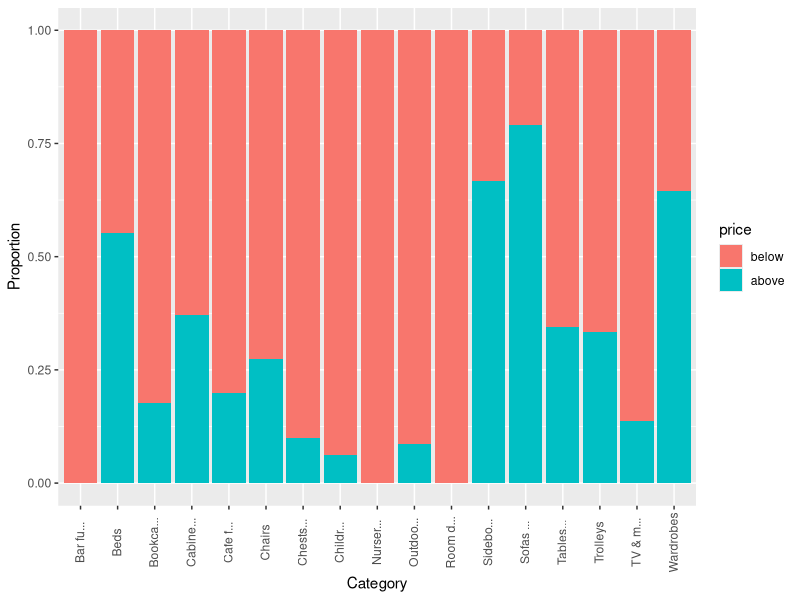
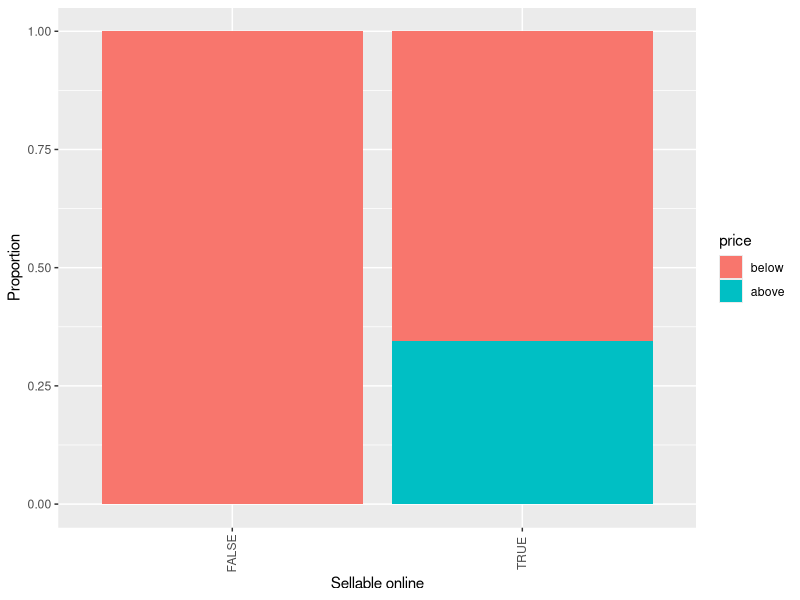
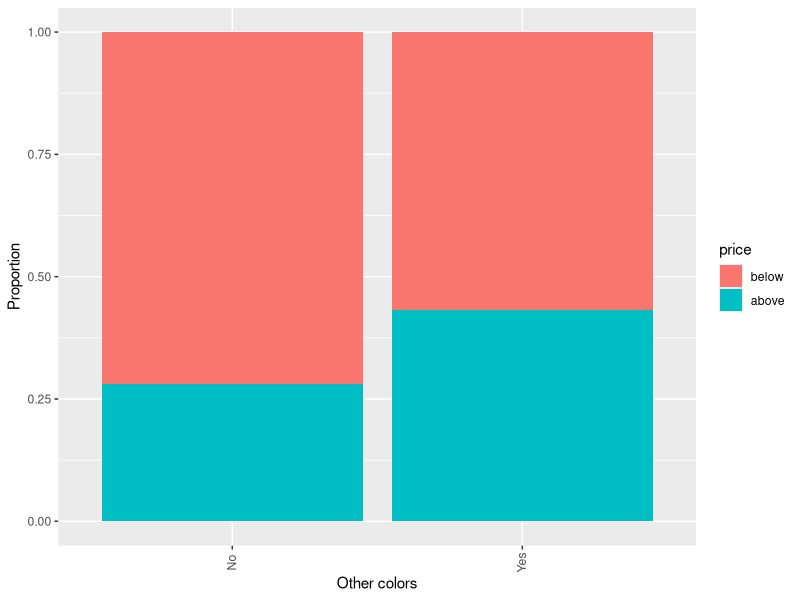
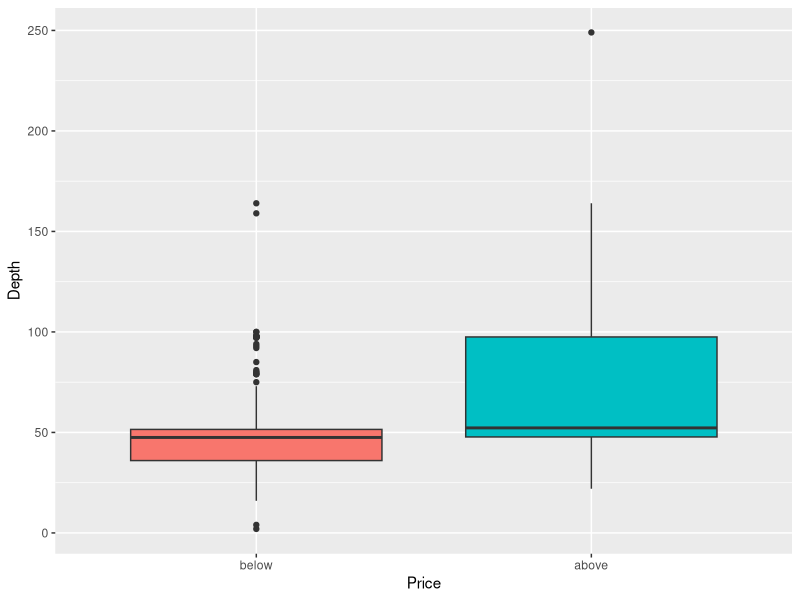
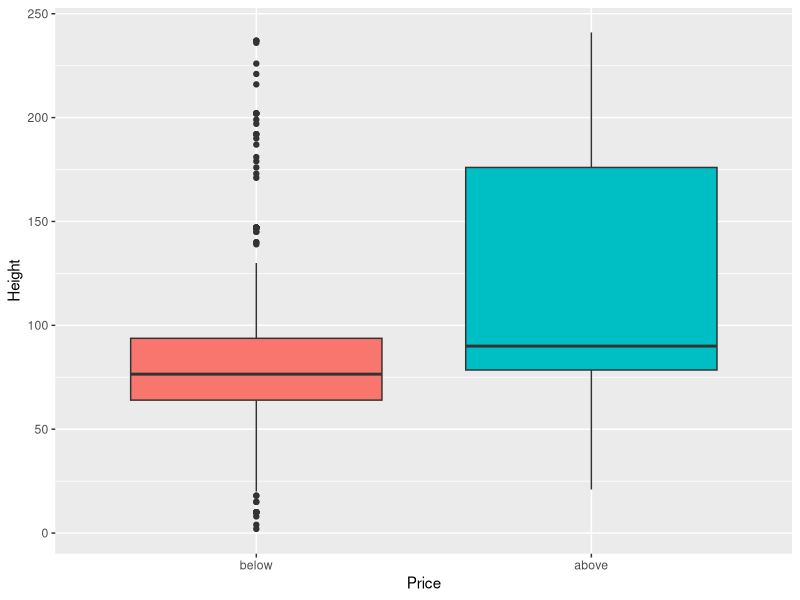
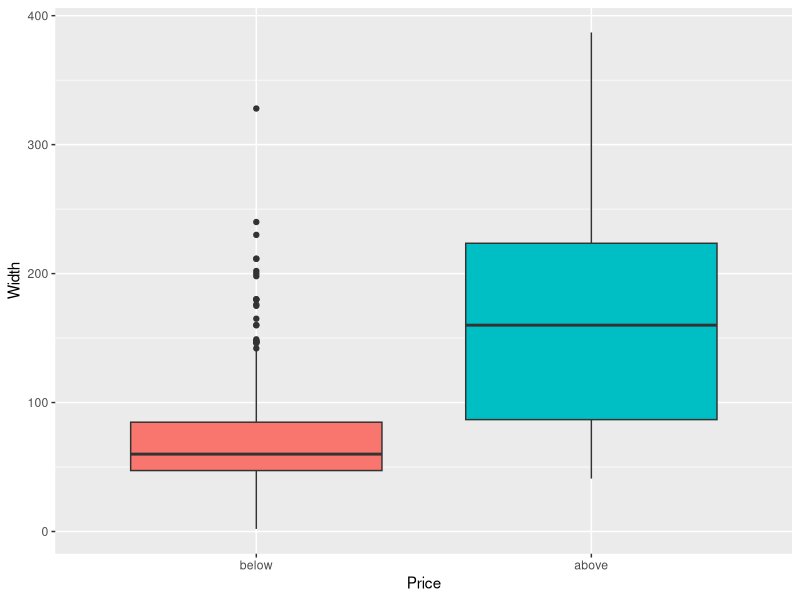

Reproduce these figures in R, in order.
## ---- chunk 1
knitr::opts_chunk$set(echo = TRUE, warning = F, message = F)
## ---- chunk 2
furniture <- read.csv("cleaned_data.csv", stringsAsFactors = T)
furniture$price <- factor(furniture$price, levels = c(0, 1), labels = c("below", "above"))
## ---- chunk 3
library(ggplot2)
library(tidyverse)
furniture %>% ggplot(mapping=aes(x=str_trunc(as.character(category), 9, ell="..."), fill=price)) +
    geom_bar(position="fill") +
  theme(axis.text.x = element_text(angle = 90, vjust=0.4)) + 
  xlab("Category") + 
  ylab("Proportion")
## ---- chunk 4
furniture %>% ggplot(mapping=aes(x=sellable_online, fill=price)) +
    geom_bar(position="fill") +
  theme(axis.text.x = element_text(angle = 90, vjust=0.4)) + 
  xlab("Sellable online") + 
  ylab("Proportion")
## ---- chunk 5
furniture %>% ggplot(mapping=aes(x=other_colors, fill=price)) +
    geom_bar(position="fill") +
  theme(axis.text.x = element_text(angle = 90, vjust=0.4)) + 
  xlab("Other colors") + 
  ylab("Proportion")
## ---- chunk 6
ggplot(furniture, aes(x = price, y = depth, fill = price)) +
  geom_boxplot() +
  labs(x = "Price", y = "Depth")+ 
  theme(legend.position = "none")
## ---- chunk 7
ggplot(furniture, aes(x = price, y = height, fill = price)) +
  geom_boxplot() +
  labs(x = "Price", y = "Height")+ 
  theme(legend.position = "none")
## ---- chunk 8
ggplot(furniture, aes(x = price, y = width, fill = price)) +
  geom_boxplot() +
  labs(x = "Price", y = "Width")+ 
  theme(legend.position = "none")
## ---- chunk 9
# Fit a binary logistic regression model
model1 <- glm(price ~   category + sellable_online + other_colors + depth + height + width,
             data = furniture, family = binomial(link = "logit"))
coeffs <- summary(model1)$coefficients[, 1]
knitr::kable(cbind(coeffs, confint(model1)))
## ---- chunk 10
model2 <- glm(price~height+width+depth, furniture, family = "binomial")
coeffs <- summary(model2)$coefficients[, 1]
knitr::kable(cbind(coeffs, confint(model2)))
